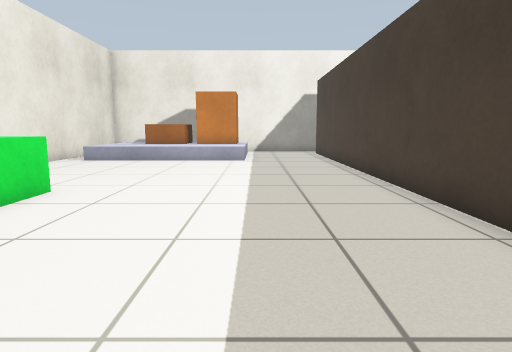
[1] (above)

23 first-person views from a walk through a world built for the Gazebo simulator. The camera is 0.68 m above the floor, tilts 8° down and sees 75° across. The floor is counted in squares, 0.5 m on a side. Each view is taken from the middle of a square. On the plan, view 1 faces up. The plan holds only what a view shows up to about 15 squares ahead; the rest is blank.

[2]
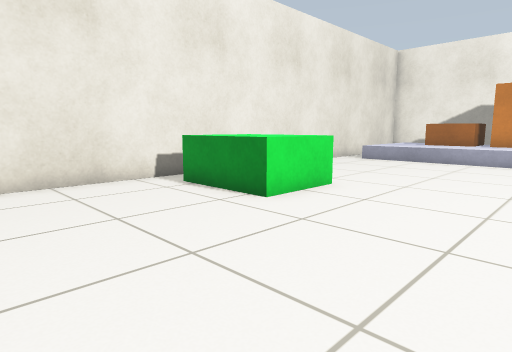

[3]
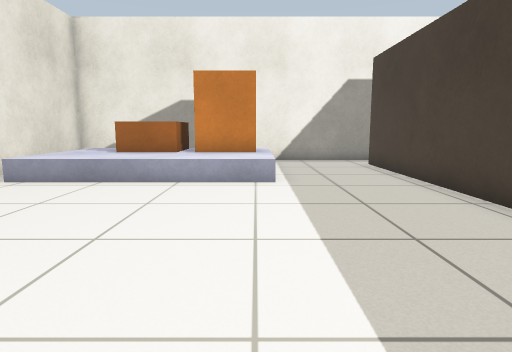

[4]
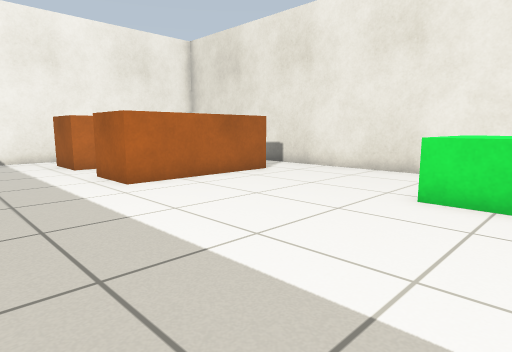

[5]
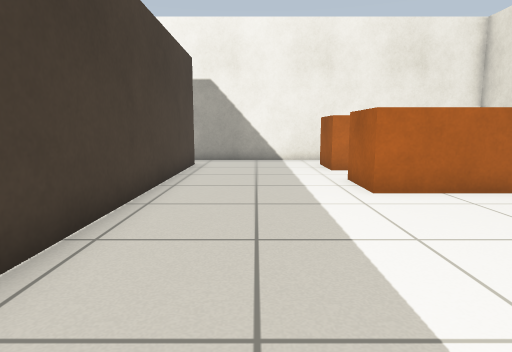

[6]
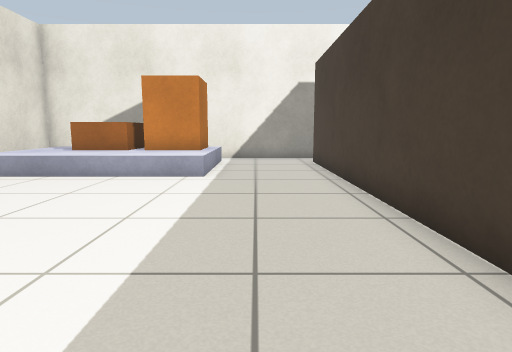

[7]
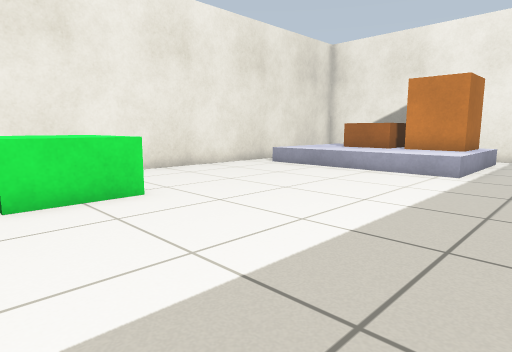

[8]
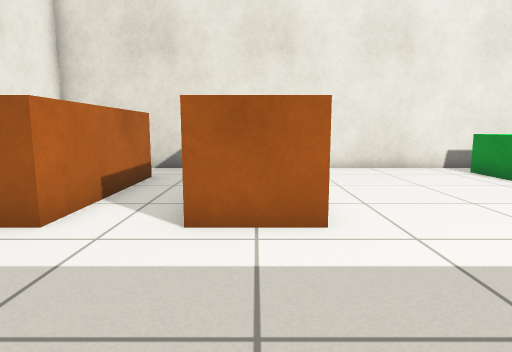

[9]
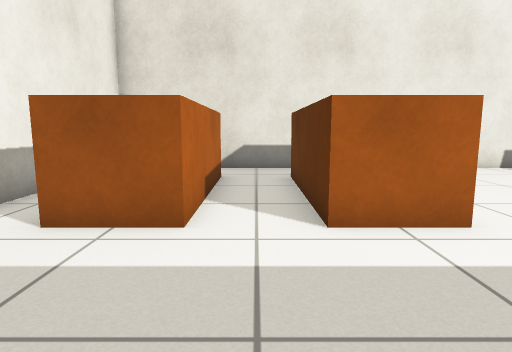

[10]
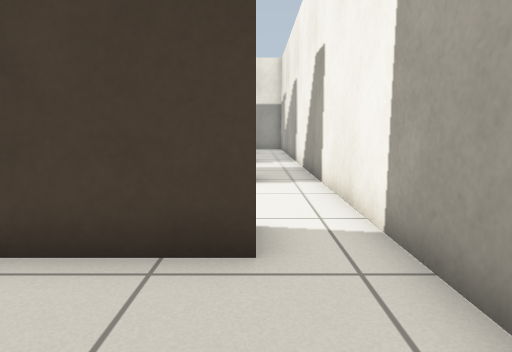

[11]
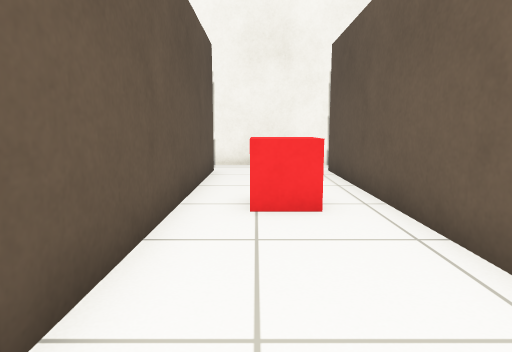

[12]
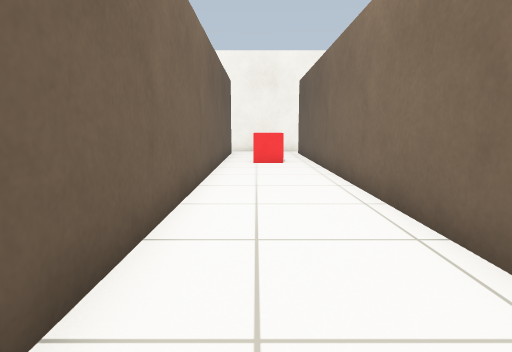

[13]
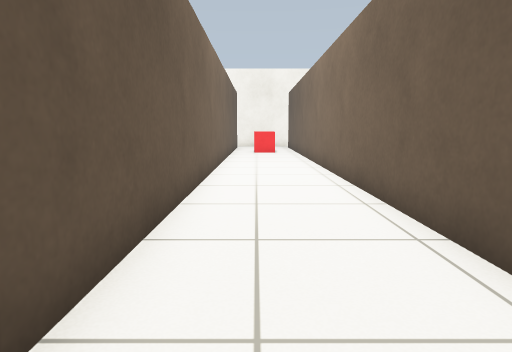

[14]
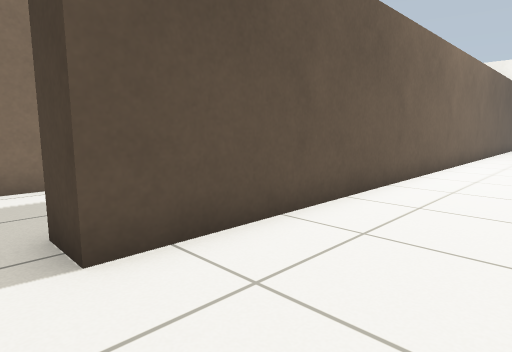

[15]
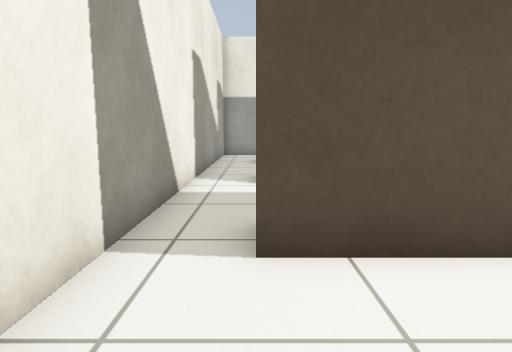

[16]
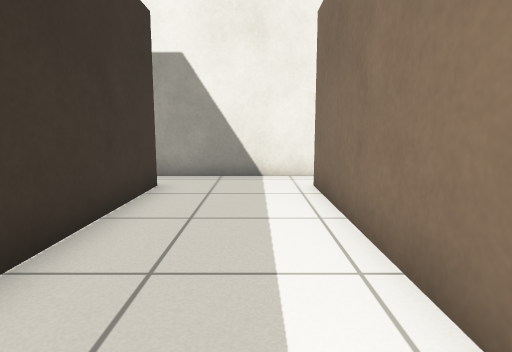

[17]
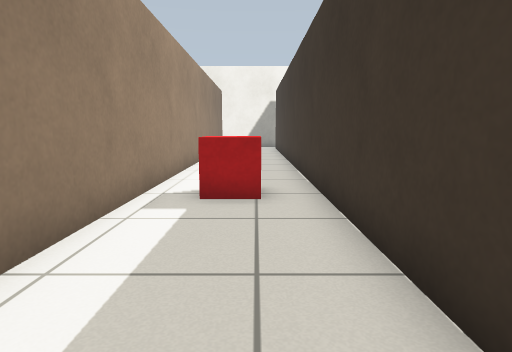

[18]
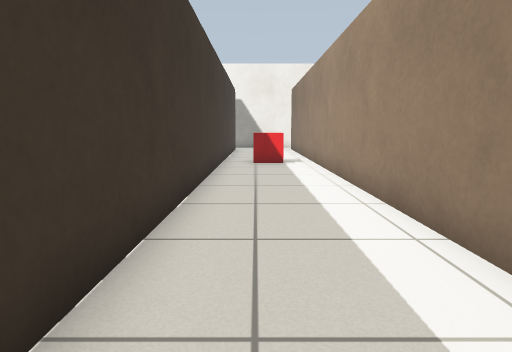

[19]
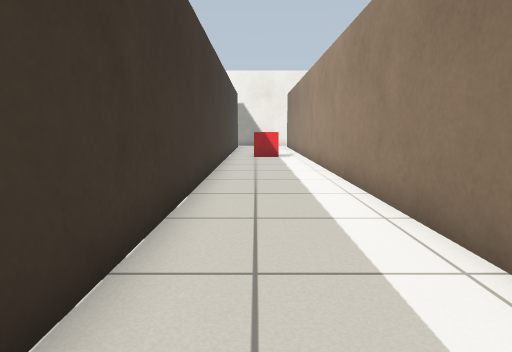

[20]
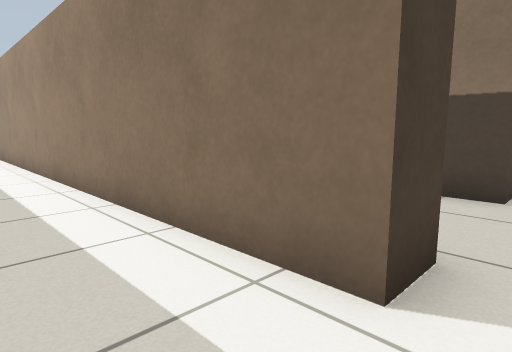

[21]
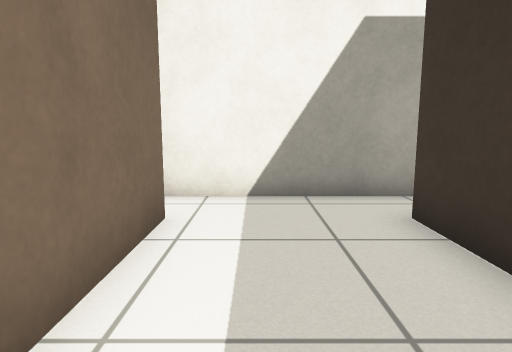

[22]
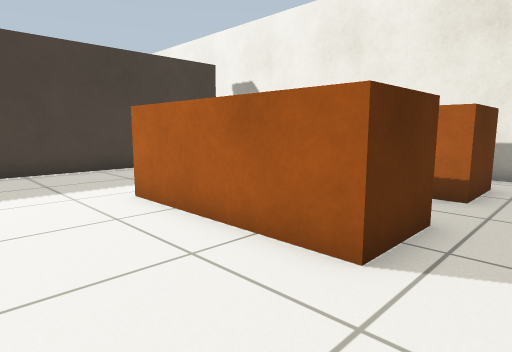

[23]
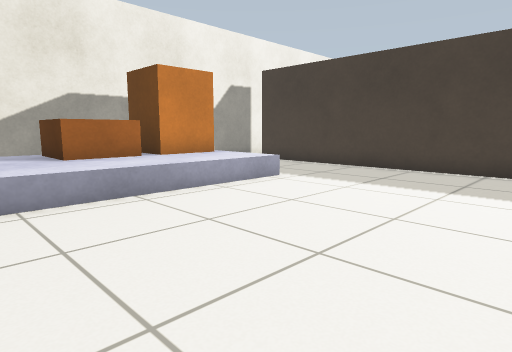

### Floor plan
Key: @ floor where view 1 was taken; # wall or solid block; . floor; B grey box; G green box; C crate; R brown box; E red box.
Columns run from 9 left of view 1 to 20 right of it. Each row starts with its distance up from view 1.
 21 ##############  ##############
 20 #        .... . ..............
 19 # BC CC C....#....#....#....
 18 # BC CC C....#....#....#
 17 # BCCCCCC....#....#....#
 16 # BBBBBBB....#....#....#
 15 #.BBBBBBB....#....#....#
 14 #............#....#....#
 13 #............#....#....#
 12 #............#....#....#
 11 #............#....#....#
 10 #............#....#.EE.#
  9 #............#....#....#
  8 #............#....#....#
  7 # GGG........#....#....#
  6 # GGG........#....#....#
  5 #.GGG........#....#....#
  4 #............#....#....#
  3 #............#....#....#
  2 #............#....#....#
  1 #............#....#....#
  0 #........@...#....#....#
 -1 #..RRRRR.....#....#....#
 -2 #..R   R.....#.EE.#....#
 -3 #..RRRRR.....#....#....#
 -4 #............#. ..#....#
 -5 #..RRRRR.....#. ..#....#
 -6 # .R   R.....#. ..#....#  ..#
 -7 # .R   R.....................
 -8 # ..  ...................
 -9 #########################

Where each view was taken, in squares from view 1:
view 1: 0 up, 0 right, facing up
view 2: 0 up, 0 right, facing up-left
view 3: 6 up, 1 left, facing up
view 4: 7 up, 2 right, facing down-left
view 5: 6 up, 1 right, facing down
view 6: 5 up, 1 right, facing up
view 7: 4 up, 2 right, facing up-left
view 8: 2 down, 3 right, facing left
view 9: 4 down, 3 right, facing left
view 10: 7 down, 0 right, facing right
view 11: 4 up, 7 right, facing down
view 12: 12 up, 7 right, facing down
view 13: 18 up, 7 right, facing down
view 14: 20 up, 5 right, facing down-right
view 15: 19 up, 5 right, facing right
view 16: 11 up, 12 right, facing up
view 17: 17 up, 11 right, facing down
view 18: 4 down, 11 right, facing up
view 19: 7 down, 11 right, facing up
view 20: 8 down, 11 right, facing up-right
view 21: 2 down, 12 right, facing down
view 22: 2 up, 8 left, facing down-right
view 23: 8 up, 8 left, facing up-right
